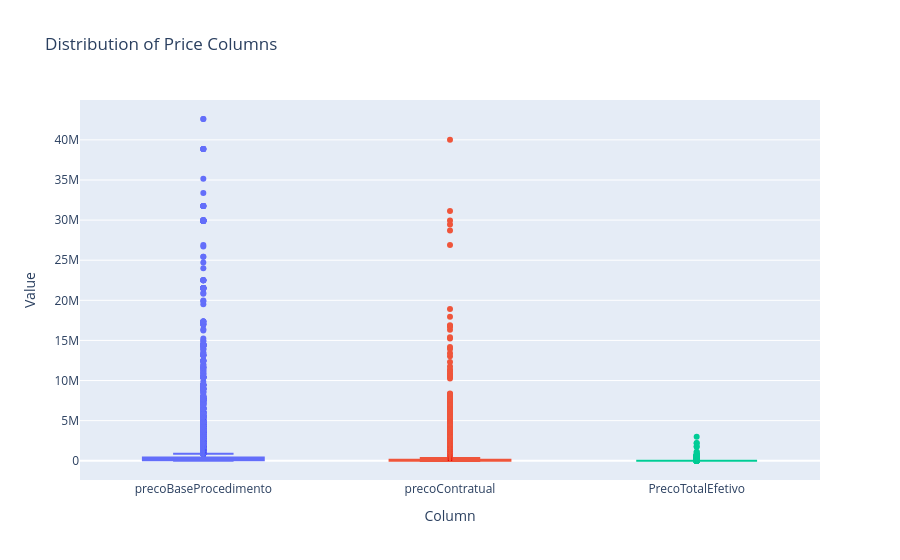

This figure's notebook cell:
### Markdown cell above
### <font size=6>3.3.8 Price Columns</font> <a class="anchor" id="3.3.8"></a>
  
[Back to TOC](#toc)

### Code cell
# keep idcontrato
price_cols = ['precoBaseProcedimento', 'precoContratual', 'PrecoTotalEfetivo']
box_df = subset[['idcontrato'] + price_cols].copy()

# convert only price columns
box_df[price_cols] = box_df[price_cols].apply(pd.to_numeric, errors='coerce')

# melt while keeping idcontrato
long_df = box_df.melt(
    id_vars='idcontrato',
    var_name='Column',
    value_name='Value'
).dropna()

fig = px.box(
    long_df,
    x='Column',
    y='Value',
    color='Column',
    points='outliers',
    title='Distribution of Price Columns',
    hover_data=['idcontrato'] 
)

fig.update_layout(showlegend=False)
fig.show()

### Figure 1 — Plotly figure (JSON) as saved in the notebook; plotly's stock layout.template omitted (floating-point values rounded to 4 significant figures; data arrays with more than 128 entries replaced by an {"elided": "..."} marker saying what was removed)
{"data": [{"alignmentgroup": "True", "boxpoints": "outliers", "customdata": {"elided": "12393x1 int values"}, "hovertemplate": "Column=%{x}<br>Value=%{y}<br>idcontrato=%{customdata[0]}<extra></extra>", "legendgroup": "precoBaseProcedimento", "marker": {"color": "#636efa"}, "name": "precoBaseProcedimento", "notched": false, "offsetgroup": "precoBaseProcedimento", "orientation": "v", "showlegend": true, "type": "box", "x": {"elided": "12393 str values"}, "x0": " ", "xaxis": "x", "y": {"elided": "12393 float values"}, "y0": " ", "yaxis": "y"}, {"alignmentgroup": "True", "boxpoints": "outliers", "customdata": {"elided": "12393x1 int values"}, "hovertemplate": "Column=%{x}<br>Value=%{y}<br>idcontrato=%{customdata[0]}<extra></extra>", "legendgroup": "precoContratual", "marker": {"color": "#EF553B"}, "name": "precoContratual", "notched": false, "offsetgroup": "precoContratual", "orientation": "v", "showlegend": true, "type": "box", "x": {"elided": "12393 str values"}, "x0": " ", "xaxis": "x", "y": {"elided": "12393 float values"}, "y0": " ", "yaxis": "y"}, {"alignmentgroup": "True", "boxpoints": "outliers", "customdata": {"elided": "12393x1 int values"}, "hovertemplate": "Column=%{x}<br>Value=%{y}<br>idcontrato=%{customdata[0]}<extra></extra>", "legendgroup": "PrecoTotalEfetivo", "marker": {"color": "#00cc96"}, "name": "PrecoTotalEfetivo", "notched": false, "offsetgroup": "PrecoTotalEfetivo", "orientation": "v", "showlegend": true, "type": "box", "x": {"elided": "12393 str values"}, "x0": " ", "xaxis": "x", "y": {"elided": "12393 float values"}, "y0": " ", "yaxis": "y"}], "layout": {"boxmode": "overlay", "legend": {"title": {"text": "Column"}, "tracegroupgap": 0}, "showlegend": false, "title": {"text": "Distribution of Price Columns"}, "xaxis": {"anchor": "y", "categoryarray": ["precoBaseProcedimento", "precoContratual", "PrecoTotalEfetivo"], "categoryorder": "array", "domain": [0, 1], "title": {"text": "Column"}}, "yaxis": {"anchor": "x", "domain": [0, 1], "title": {"text": "Value"}}}}
